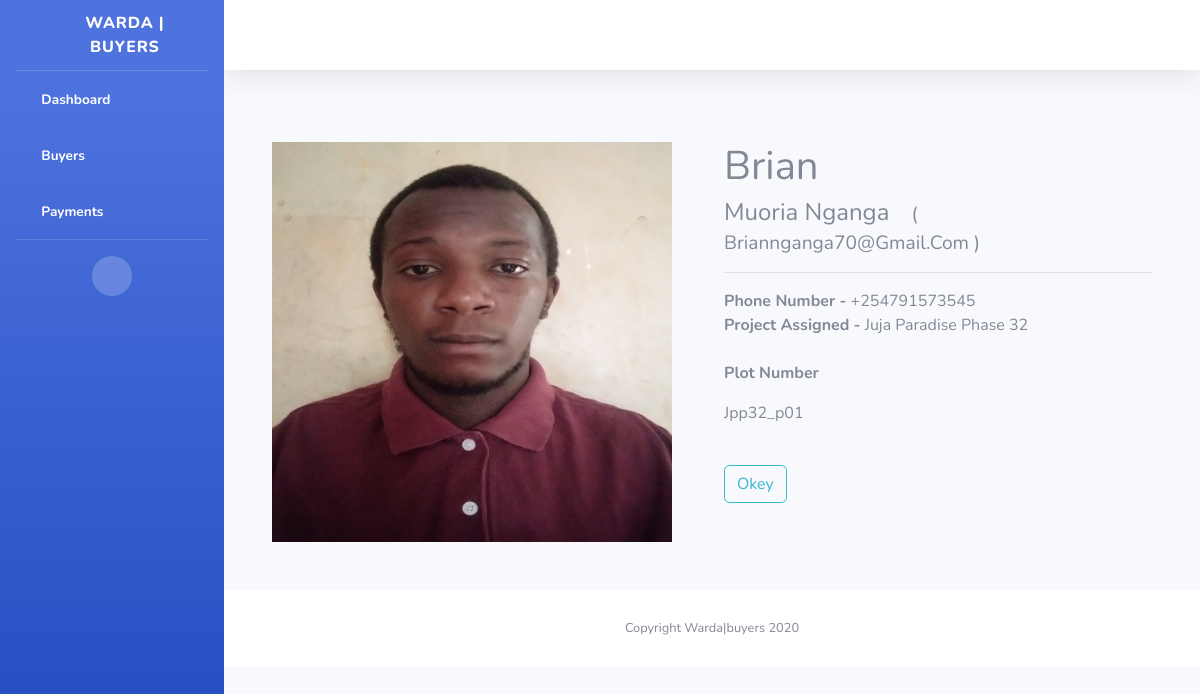
Page /buyers/1/ on the committed database.
### buyers/models.py (models this page shows, shortened)
class BuyerInfo(models.Model):
    GENDER_OPTIONS =(
        ("M","Male"),
        ("F","Female"),
        ("O","Other")
    )
    RESIDENTIAL_OPTIONS = (
        ('R','Resident'),
        ("NR","Non-Resident")
    )
    PAYMENT_CONTRACT = (
        ("Deposit + 3months","Deposit + 3months"),
        ("Deposit + 6months","Deposit + 6months"),
        ("Deposit + 12months","Deposit + 12months"),
        ("Deposit + 24months","Deposit + 24months"),
        ("OT","OT")
    )
    first_name = models.CharField(max_length=255, null=True)
    middle_name = models.CharField(max_length=255, null=True)
    last_name = models.CharField(max_length=255, null=True)
    gender = models.CharField(max_length=1, choices=GENDER_OPTIONS, null=True)
    residential_status = models.CharField(max_length=2, choices=RESIDENTIAL_OPTIONS, null=True)
    current_address = models.CharField(max_length=100, null=True)
    national_id = models.CharField(max_length=10, unique=True, null=True)
    date_of_birth = models.DateField(null=True)
    kra_pin = models.CharField(max_length=11, unique=True, null=True)
    passport_photo = models.ImageField(blank=True, null=True)
    buyer_personal_number = models.CharField(max_length=50, null=True)
    buyers_email = models.EmailField(unique=True, null=True)
    mobile_phone = models.CharField(max_length=15, null=True)
    date_of_registration = models.DateField(null=True)
    project_assigned = models.ForeignKey(Plot, on_delete=models.CASCADE)
    plot_booked = models.ForeignKey(Plot_Number, on_delete=models.CASCADE)
    contract_type = models.CharField(choices=PAYMENT_CONTRACT, max_length=100, null=True)
    deposit_amount = models.IntegerField(null=True)
    balance_amount = models.IntegerField( null=True)
    registeredBy = models.CharField(max_length=15, null=True)

### plots/models.py (models this page shows)
class Plot(models.Model):
    projectName=models.CharField(max_length=100)
    slug = models.SlugField(unique=True, blank=True, null=True)
    seller=models.CharField(max_length=100)
    location=models.CharField(max_length=100)
    description=models.TextField()
    nearbyAmenities=models.TextField()
    availableUnits=models.IntegerField(null=True)
    plotsize=models.CharField(max_length=30,choices=plotsize_choices,default="")
    images=models.FileField(upload_to='plots/projectimages/')
    sellingprice=models.IntegerField(null=True)
    discountprice=models.IntegerField(null=True)
    deposit=models.IntegerField(null=True)
    def __str__(self):
        return self.projectName

class Plot_Number(models.Model):
    project = models.ForeignKey(Plot, on_delete=models.CASCADE)
    plotNumber = models.CharField(max_length=100)
    slug = models.SlugField(unique=True, blank=True, null=True)
    imageonMap = models.FileField(upload_to='plots/plotimages/',null=True)
    price = models.IntegerField()
    def __str__(self):
        return self.plotNumber

### buyers/views.py (the view)
# urls.py: path('buyers/<int:buyer_id>/', views.buyer_detail, name='buyer_detail'),
def buyer_detail(request, buyer_id):
    buyer = get_object_or_404(BuyerInfo, pk=buyer_id)
    return render(request, 'buyers/buyer_detail.html', {'buyer': buyer})

### templates/buyers/buyer_detail.html
{% extends 'base2.html' %}
{% load bootstrap4 %}
{% load static %}
{% block content %}
<div class="">
    <div class="container p-5">
        <div class="row">
            <div class="col-md-6">
                <span>
                  <img src="{% if buyer.passport_photo %}{{buyer.passport_photo.url}}{% else %}{% static 'images/no_image.png' %}{% endif %}"
                       WIDTH="400" HEIGHT="400"/>
                </span>
            </div>
            <div class="col-md-6">
                <div class="content text-capitalize">
                    <h1>{{buyer.first_name}}</h1>
                    <h4>{{ buyer.middle_name }} {{ buyer.last_name }}
                        <small class="ml-3">( {{buyer.buyers_email}} )</small>
                    </h4>
                    <hr>
                    <span><strong>Phone Number -</strong> {{ buyer.mobile_phone }} </span><br>
                    <span><strong>Project Assigned -</strong> {{ buyer.project_assigned }} </span>
                    <br>
                    <br>
                    <p><strong>Plot Number</strong></p>
                    <p> {{buyer.plot_booked }}</p>
                    <br>
                    <a href="#" class="btn btn-outline-info">Okey</a>
                </div>
            </div>
        </div>
    </div>
</div>
{% endblock %}

### rows in the picture
BuyerInfo: passport_photo (picture), first_name "Brian", middle_name "Muoria", last_name "Nganga", buyers_email "Briannganga70@gmail.com", mobile_phone "+254791573545", project_assigned "Juja Paradise Phase 32", plot_booked "Jpp32_p01"
